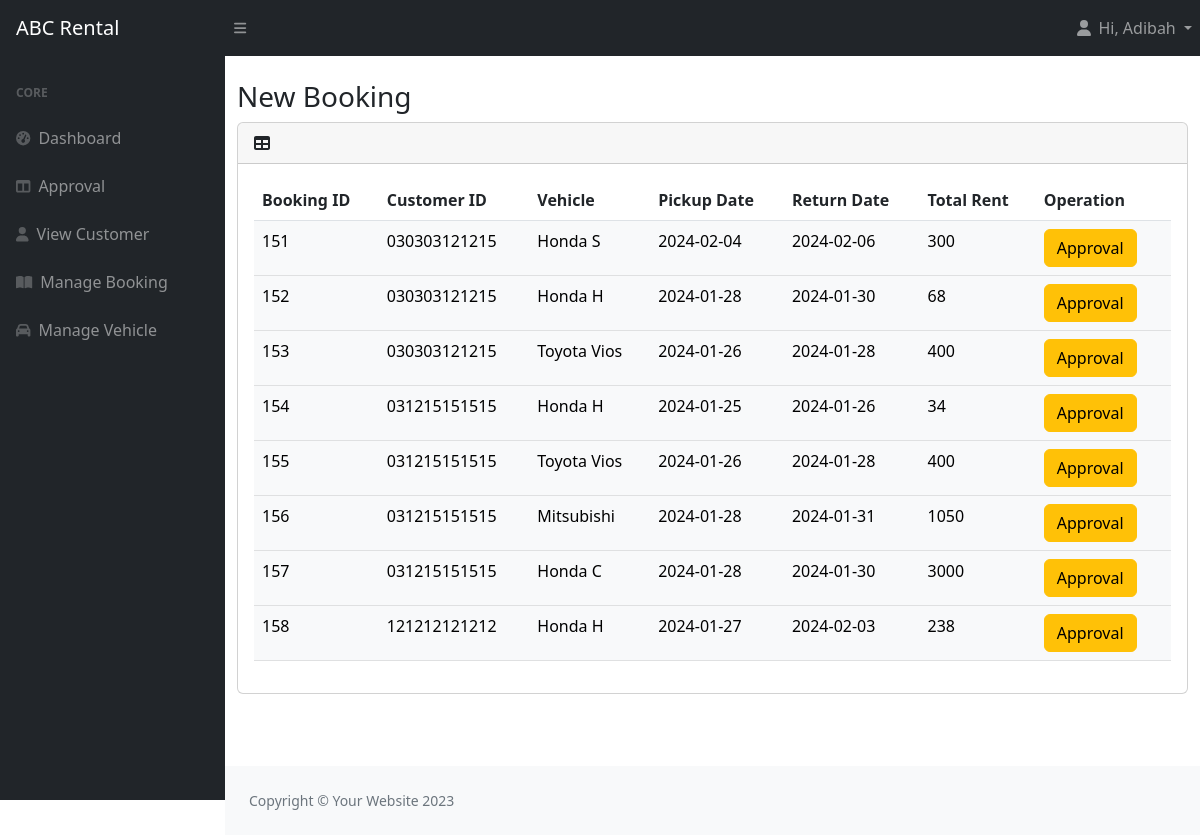
Screenshot of /full_code/staffapproval.php (signed in) with the database file from the repository.
### tables this page shows
CREATE TABLE `tb_user` (
  `u_ic` varchar(15) NOT NULL,
  `u_pwd` varchar(255) NOT NULL,
  `u_name` varchar(100) NOT NULL,
  `u_phone` varchar(20) NOT NULL,
  `u_email` varchar(50) DEFAULT NULL,
  `u_add` varchar(200) NOT NULL,
  `u_lic` varchar(20) NOT NULL,
  `u_type` int(11) NOT NULL
);

CREATE TABLE `tb_booking` (
  `b_id` int(10) NOT NULL,
  `b_ic` varchar(15) NOT NULL,
  `b_req` varchar(10) NOT NULL,
  `b_pdate` date NOT NULL,
  `b_rdate` date NOT NULL,
  `b_total` float NOT NULL,
  `b_status` int(2) NOT NULL,
  `b_cond` varchar(50) NOT NULL DEFAULT 'Active'
);

CREATE TABLE `tb_vehicle` (
  `v_req` varchar(10) NOT NULL,
  `v_model` varchar(50) NOT NULL,
  `v_type` varchar(20) NOT NULL,
  `v_colour` varchar(20) DEFAULT NULL,
  `v_price` float NOT NULL,
  `v_cond` varchar(200) NOT NULL DEFAULT 'Active'
);

### full_code/staffapproval.php (the view, shortened to what this page needs)
<?php
  include ('headerstaff.php');
$sql="SELECT * FROM tb_booking
      LEFT JOIN tb_vehicle ON tb_booking.b_req = tb_vehicle.v_req
      LEFT JOIN tb_status ON tb_booking.b_status = tb_status.s_id
      WHERE b_status ='1'";
$result=mysqli_query($con,$sql);
?>
<br>
<div class="container">
  <h3>New Booking</h3>
  <div class="card mb-4">
                            <div class="card-header">
                                <i class="fas fa-table me-1"></i>
                            </div>
                            <div class="card-body">
                              <table class="table table-hover" id="datatablesSimple">
  <thead>
    <tr>
      <th scope="col">Booking ID</th>
      <th scope="col">Customer ID</th>
      <th scope="col">Vehicle</th>
      <th scope="col">Pickup Date</th>
      <th scope="col">Return Date</th>
      <th scope="col">Total Rent</th>
      <th scope="col">Operation</th>
    </tr>
  </thead>
  <tbody>
    <?php
    while($row=mysqli_fetch_array($result))
    {
        echo"<tr class='table-light'>";
        echo"<td>".$row['b_id']."</td>";
        echo"<td>".$row['b_ic']."</td>";
        echo"<td>".$row['v_model']."</td>";
        echo"<td>".$row['b_pdate']."</td>";
        echo"<td>".$row['b_rdate']."</td>";
        echo"<td>".$row['b_total']."</td>";
        echo"<td>";
          echo"<a href='staffapprovaldetails.php?id=".$row['b_id']."'class='btn btn-warning'>Approval</a>&nbsp";
        echo"</td>";
        echo"</tr>";
    }
    ?>
  </tbody>
</table>
</div></div></div>
<?php
include 'footer.php';?>

### full_code/headerstaff.php (shortened to what this page needs)
<?php
    include ('dbconnect.php');
$suic=$_SESSION['suic'];
$sql="SELECT * FROM tb_user
        JOIN tb_type ON tb_user.u_type=tb_type.t_id
      WHERE u_ic=$suic";
$result=mysqli_query($con,$sql);
if ($result) {
    $row = mysqli_fetch_assoc($result);
    if ($row) {
        $u_name = $row['u_name'];
    } else {
        echo "No user found.";
    }
} else {
    echo "Error executing query: " . mysqli_error($con);
}
?>
<!DOCTYPE html>
<html lang="en">
    <head>
        <link href="https://cdn.jsdelivr.net/npm/simple-datatables@7.1.2/dist/style.min.css" rel="stylesheet" />
        <link href="css/styles.css" rel="stylesheet" />
        <link rel="stylesheet" href="https://cdnjs.cloudflare.com/ajax/libs/font-awesome/6.0.0/css/all.min.css" />
        <link rel="stylesheet" href="https://cdn.jsdelivr.net/npm/sweetalert2@11.5.1/dist/sweetalert2.min.css">
        <link rel="stylesheet" href="https://cdnjs.cloudflare.com/ajax/libs/font-awesome/6.0.0/css/all.min.css" />
    </head>
    <body class="sb-nav-fixed">
        <nav class="sb-topnav navbar navbar-expand navbar-dark bg-dark">
            <a class="navbar-brand ps-3" href="staffmain.php">ABC Rental</a>
            <button class="btn btn-link btn-sm order-1 order-lg-0 me-4 me-lg-0" id="sidebarToggle" href="#!"><i class="fas fa-bars"></i></button>
            <ul class="navbar-nav ms-auto ">
                <li class="nav-item dropdown">
                    <a class="nav-link dropdown-toggle" id="navbarDropdown" href="#" role="button" data-bs-toggle="dropdown" aria-expanded="false">
                    <i class="fas fa-user fa-fw"></i> Hi, <?php echo $u_name; ?>
                </a>
                </li>
            </ul>
        </nav>
        <div id="layoutSidenav">
            <div id="layoutSidenav_nav">
                <nav class="sb-sidenav accordion sb-sidenav-dark" id="sidenavAccordion">
                    <div class="sb-sidenav-menu">
                        <div class="nav">
                            <div class="sb-sidenav-menu-heading">Core</div>
                            <a class="nav-link" href="staffmain.php">
                                <div class="sb-nav-link-icon"><i class="fas fa-tachometer-alt"></i></div>
                                Dashboard
                            </a>
                            <a class="nav-link" href="staffapproval.php">
                                <div class="sb-nav-link-icon"><i class="fas fa-columns"></i></div>
                               Approval
                            </a>
                             <a class="nav-link" href="staffcustomer.php">
                                <div class="sb-nav-link-icon"><i class="fas fa-user"></i></div>
                               View Customer
                            </a>
                            <a class="nav-link" href="staffmanage.php">
                                <div class="sb-nav-link-icon"><i class="fas fa-book-open"></i></div>
                               Manage Booking
                            </a>
                            <a class="nav-link" href="staffvehicle.php">
                                <div class="sb-nav-link-icon"><i class="fas fa-car"></i></div>
                               Manage Vehicle
                            </a>
                    </div>
                </nav>
            </div>
            <div id="layoutSidenav_content">

### rows the page displays
tb_user: u_name "Adibah"
tb_booking: b_id "151", b_ic "030303121215", b_req.v_model "Honda S", b_pdate "2024-02-04", b_rdate "2024-02-06", b_total "300"
tb_booking: b_id "152", b_ic "030303121215", b_req.v_model "Honda H", b_pdate "2024-01-28", b_rdate "2024-01-30", b_total "68"
tb_booking: b_id "153", b_ic "030303121215", b_req.v_model "Toyota Vios", b_pdate "2024-01-26", b_rdate "2024-01-28", b_total "400"
tb_booking: b_id "154", b_ic "031215151515", b_req.v_model "Honda H", b_pdate "2024-01-25", b_rdate "2024-01-26", b_total "34"
tb_booking: b_id "155", b_ic "031215151515", b_req.v_model "Toyota Vios", b_pdate "2024-01-26", b_rdate "2024-01-28", b_total "400"
tb_booking: b_id "156", b_ic "031215151515", b_req.v_model "Mitsubishi", b_pdate "2024-01-28", b_rdate "2024-01-31", b_total "1050"
tb_booking: b_id "157", b_ic "031215151515", b_req.v_model "Honda C", b_pdate "2024-01-28", b_rdate "2024-01-30", b_total "3000"
tb_booking: b_id "158", b_ic "121212121212", b_req.v_model "Honda H", b_pdate "2024-01-27", b_rdate "2024-02-03", b_total "238"
